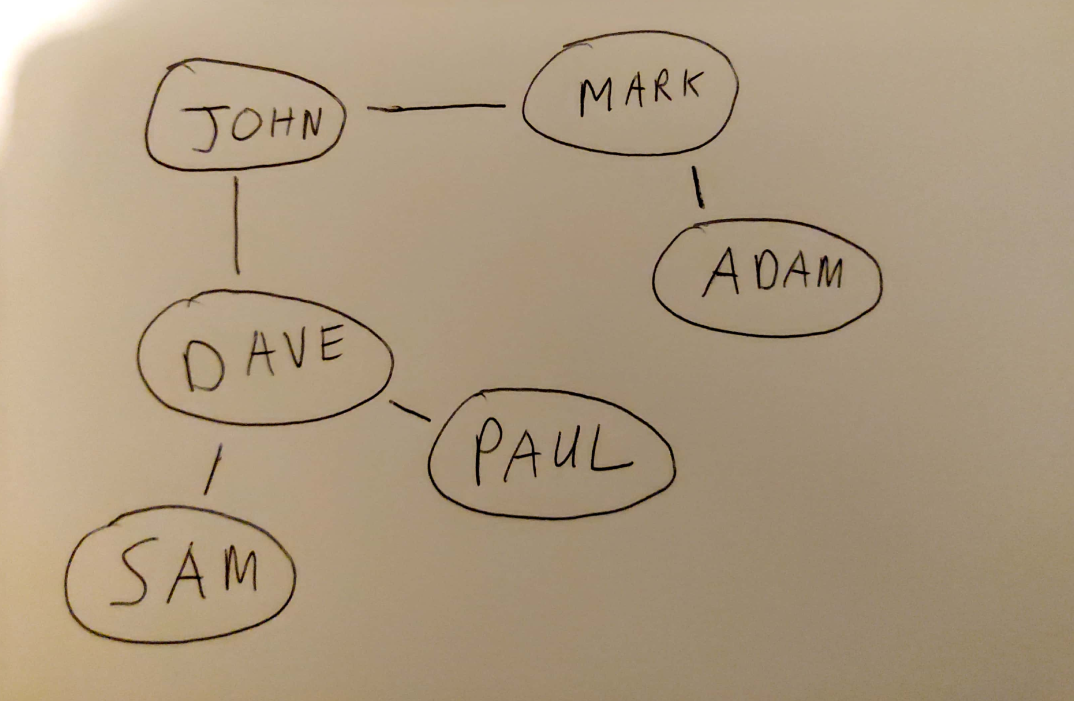
#> input picture images/graphs/name-graph.png, 3222 x 2103 px (shown at 1/3 size)
$ python graph_processor.py
#> lines starting #> are read from the running program, lines starting #| are printed output that depends on the picture; after the words box and inside, x2 and y2 are one past the last pixel; in counts of white or black regions, pixels touching at a corner belong together
import cv2 as cv
import numpy as np


def calc_distance(p1, p2):
    x1, y1 = p1
    x2, y2 = p2

    dx = x1 - x2
    dy = y1 - y2
    d = np.sqrt(dx * dx + dy * dy)
    return d


def process_graph(image_dir):

#> called with image_dir = 'images/graphs/name-graph.png'
    img = cv.imread(image_dir)
#> img is the input picture: shape (2103, 3222, 3); mean B, G, R 126.5, 152.7, 171.6
    (h, w) = img.shape[:2]
#> h = 2103; w = 3222
    r = 900 / float(w)
#> r = 0.279
    dim = (900, int(h * r))
#> dim = (900, 587)
    # dim = (1000, 500)
    img = cv.resize(img, dim, interpolation=cv.INTER_AREA)
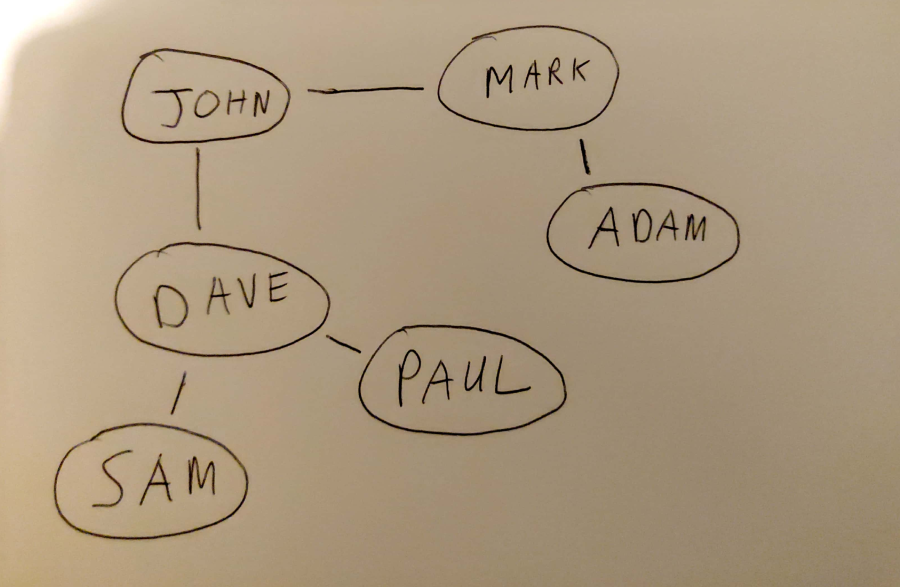
#> img: shape (587, 900, 3); mean B, G, R 126.5, 152.7, 171.6

    gray = cv.cvtColor(img, cv.COLOR_BGR2GRAY)
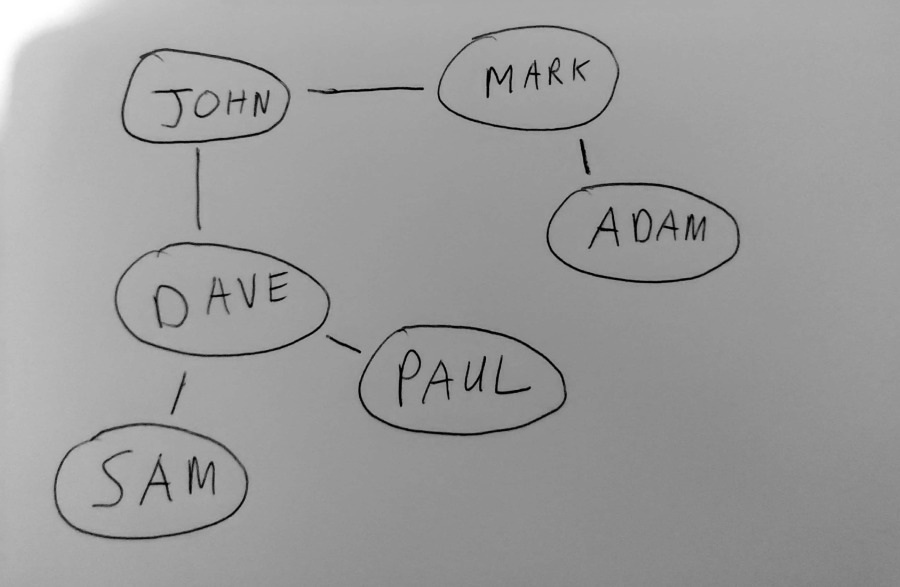
#> gray: shape (587, 900); min 0, max 255, mean 155.4
    blur = cv.GaussianBlur(gray, (5, 5), 0)
    thresh = cv.adaptiveThreshold(blur, 255, 1, 1, 11, 2)
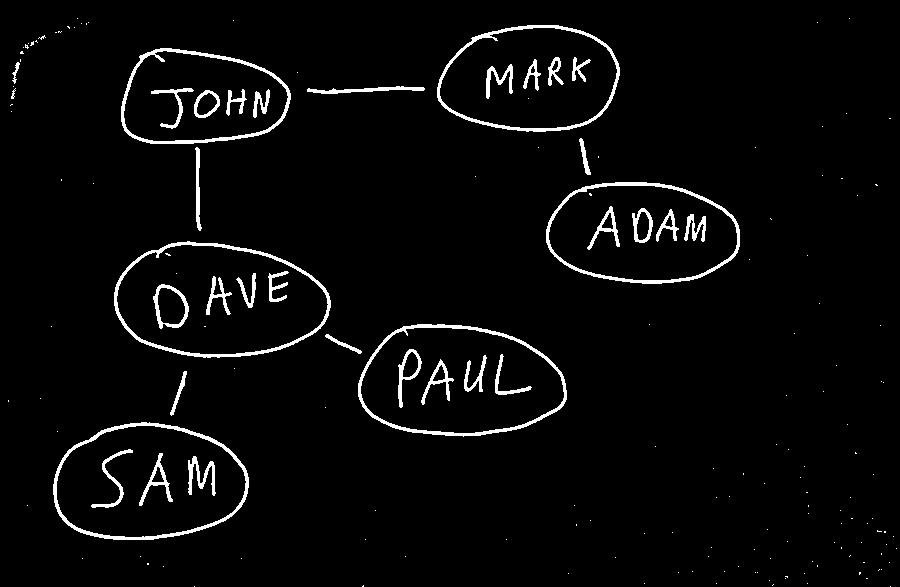
#> thresh: shape (587, 900); 3.5% white; 175 white regions (139 under 20 px)

    # [6 lines of commented-out code are left out]
    contours, hierarchy = cv.findContours(thresh, cv.RETR_TREE, cv.CHAIN_APPROX_SIMPLE)
#> contours = 194 contours, 143 with area under 20; largest, box (x1, y1, x2, y2) and area: (114, 241, 331, 358) 19414, (358, 324, 567, 437) 18316, (53, 422, 249, 540) 18091, (116, 244, 329, 355) 18086, (360, 327, 565, 434) 17024

    # image = cv.drawContours(img, contours, -1, (0, 0, 255), 2)
    # cv.imshow("Image", image)
    # cv.waitKey(0)

    parent_child_list = []
    child_hash = {}
    invalid = []
    candidates = []

    # Build parent - child tree hash
    for cnt_index in range(len(contours)):
        cnt = contours[cnt_index]

        if cv.contourArea(cnt) <= 40:
            continue  # Contour too small, ignore

        parent = {'i': cnt_index, 'contour': cnt}
        parent_child = {'parent': parent, 'children': []}

        for child_index in range(len(contours)):
            child_cnt = contours[child_index]
            parent_index = hierarchy[0][child_index][3]  # the index of the parent

            if cnt_index == parent_index and cv.contourArea(child_cnt) > 40:
                child = {'i': child_index, 'contour': child_cnt}
                invalid.append(child)
                parent_child['children'].append(child)

        # Save parent and its children
        parent_child_list.append(parent_child)
        child_hash[cnt_index] = parent_child['children']
#> this loop made 194 passes
#> cnt on passes 1 to 3: [[890, 586]], [[194, 586]], [[363, 585], [362, 586], [363, 586]]
#> after the loop, child_hash = 49 items; invalid = 38 items; parent_child_list = 49 items

    # compile list of valid candidates
    for candidate in parent_child_list:
        if candidate['parent'] not in invalid:
            kids = [candidate['children']]

            # get second level children
            for child in candidate['children']:
                i = child['i']
                kids.append(child_hash[i])

            all_kids = [item for sublist in kids for item in sublist]  # flatten list of lists
            candidate['children'] = all_kids
            candidates.append(candidate)
#> this loop made 49 passes
#> after the loop, candidates = 11 items

    # [8 lines of commented-out code are left out]

    graph_links = []
    graph_nodes = []
    n_index = 0

    # classify contours are nodes or edges
    for candidate in candidates:
        cnt = candidate['parent']
        area = cv.contourArea(cnt['contour'])
        perimeter = cv.arcLength(cnt['contour'], True)
        circularity = (4 * np.pi * area) / (perimeter * perimeter)

        if circularity >= 0.5:
            cnt['index'] = n_index
            graph_nodes.append(cnt)
            n_index = n_index + 1
            # cv.drawContours(img, [cnt['contour']], -1, (0, 0, 255), 2)
        else:
            # cv.drawContours(img, [cnt['contour']], -1, (0, 255, 0), 2)
            graph_links.append(cnt)  # list as connection, not node
#> this loop made 11 passes
#> (area, perimeter, circularity) on passes 1 to 11: (18091, 532.3, 0.802), (122.5, 103, 0.145), (107, 88.91, 0.17), (18315.5, 547.7, 0.767), (19414, 566.1, 0.761), (15630, 504.8, 0.771), (225, 173.8, 0.0936), (119, 83.46, 0.215), (303.5, 247.4, 0.0623), (12864, 462, 0.757), (15389, 494.5, 0.791)
#> after the loop, graph_links = 5 items; graph_nodes = 6 items; n_index = 6

    # cv.imshow("Image", img)
    # cv.waitKey(0)

    # Find the nodes each link is pointing at, if there are any nodes
    if len(graph_nodes) > 1:
        for link in graph_links:
            l_cnt = link['contour']
            dis = []
            # get the two farthest points from each other, these are link ends
            for c1 in l_cnt:
                for c2 in l_cnt:
                    d = calc_distance(c1[0], c2[0])
                    if d > 0.0:
                        dis.append({'d': d, 'p1': c1, 'p2': c2})

            dis = sorted(dis, key=lambda z: z['d'])

            # extreme ends of link
            p1 = dis[len(dis) - 1]['p1']
            p2 = dis[len(dis) - 1]['p2']

            p1_dis = []
            p2_dis = []

            # get the closest node to each end of the link
            for n in graph_nodes:
                n_cnt = n['contour']

                M = cv.moments(n_cnt)
                nx = int(M['m10'] / M['m00'])
                ny = int(M['m01'] / M['m00'])

                # calc distance from each end
                p1d = calc_distance((nx, ny), p1[0])
                p2d = calc_distance((nx, ny), p2[0])

                if p1d > 0.0:
                    p1_dis.append({'d': p1d, 'n': n})

                if p2d > 0.0:
                    p2_dis.append({'d': p2d, 'n': n})

            # sort and get closest nodes to each end
            p1_dis = sorted(p1_dis, key=lambda z: z['d'])
            p2_dis = sorted(p2_dis, key=lambda z: z['d'])

            n1 = p1_dis[0]['n']
            n2 = p2_dis[0]['n']

            # save node indices
            link['n1_index'] = n1['index']
            link['n2_index'] = n2['index']
#> this loop made 5 passes

    nodes_info = []
    for node in graph_nodes:
        for parent_child_hash in parent_child_list:

            if parent_child_hash['parent'] is node:
                nodes_info.append({'node': node, 'index': node['index'], 'nested_contours': parent_child_hash['children']})
#> this loop made 6 passes

    # cv.imshow("Image", image)
    # cv.waitKey(0)

    print('nodes:', len(nodes_info), ' links:', len(graph_links))
#| nodes: 6  links: 5
    return nodes_info, graph_links


if __name__ == '__main__':
    # img_dir = 'images/graphs/graph_test.png'
    # img_dir = 'images/graphs/graph_test_2.png'
    # img_dir = 'images/graphs/graph_test_3.png'
    img_dir = 'images/graphs/name-graph.png'
    # img_dir = 'images/graphs/g-13.png'

    nodes, links = process_graph(img_dir)
    # print('nodes:', str(len(nodes)), ' links:', str(len(links)))
